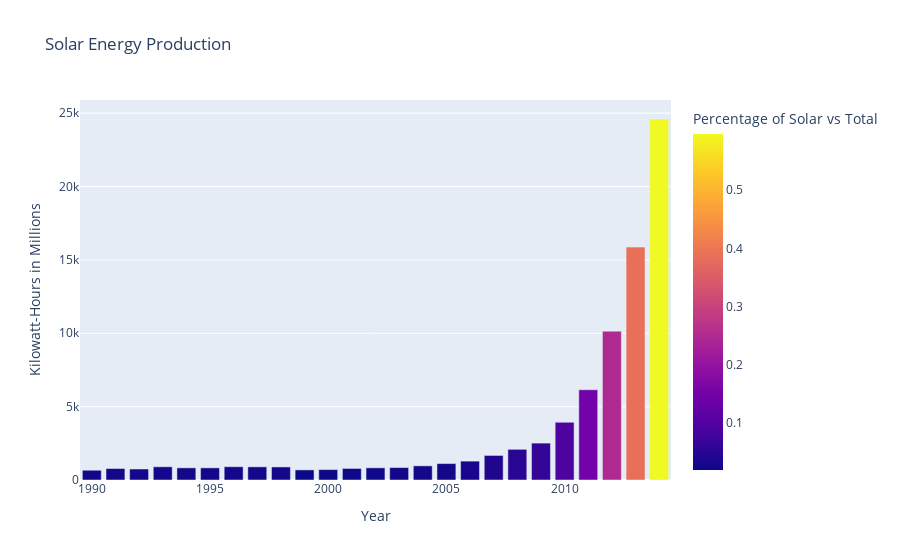

Notebook cell for this chart:
### Code cell
#Solar plotly

nat_bar_plotly(sol_results, 'sol_as_per', 'Solar', 'Solar')

### Figure 1 — Plotly figure (JSON) as saved in the notebook; plotly's stock layout.template omitted (floating-point values rounded to 4 significant figures)
{"data": [{"alignmentgroup": "True", "customdata": [[0.5968], [0.3877], [0.2488], [0.1488], [0.09463], [0.06319], [0.05036], [0.03992], [0.03141], [0.0274], [0.02409], [0.02164], [0.02132], [0.02101], [0.01858], [0.01872], [0.02469], [0.02576], [0.02615], [0.02455], [0.02533], [0.02806], [0.02418], [0.02535], [0.02198]], "hoverlabel": {"namelength": 0}, "hovertemplate": "Year=%{x}<br>Kilowatt-Hours in Millions=%{y}<br>Percentage of Solar vs Total=%{marker.color}", "legendgroup": "", "marker": {"color": [0.5968, 0.3877, 0.2488, 0.1488, 0.09463, 0.06319, 0.05036, 0.03992, 0.03141, 0.0274, 0.02409, 0.02164, 0.02132, 0.02101, 0.01858, 0.01872, 0.02469, 0.02576, 0.02615, 0.02455, 0.02533, 0.02806, 0.02418, 0.02535, 0.02198], "coloraxis": "coloraxis"}, "name": "", "offsetgroup": "", "orientation": "v", "showlegend": false, "textposition": "auto", "type": "bar", "x": [2014, 2013, 2012, 2011, 2010, 2009, 2008, 2007, 2006, 2005, 2004, 2003, 2002, 2001, 2000, 1999, 1998, 1997, 1996, 1995, 1994, 1993, 1992, 1991, 1990], "xaxis": "x", "y": [24603, 15872, 10145, 6153, 3934, 2514, 2091, 1673, 1287, 1120, 965, 848, 830, 785, 709, 689, 890, 897, 906, 828, 828, 901, 749, 782, 666], "yaxis": "y"}], "layout": {"barmode": "relative", "coloraxis": {"colorbar": {"title": {"text": "Percentage of Solar vs Total"}}, "colorscale": [[0, "#0d0887"], [0.1111, "#46039f"], [0.2222, "#7201a8"], [0.3333, "#9c179e"], [0.4444, "#bd3786"], [0.5556, "#d8576b"], [0.6667, "#ed7953"], [0.7778, "#fb9f3a"], [0.8889, "#fdca26"], [1, "#f0f921"]]}, "legend": {"tracegroupgap": 0}, "title": {"text": "Solar Energy Production"}, "xaxis": {"anchor": "y", "domain": [0, 1], "title": {"text": "Year"}}, "yaxis": {"anchor": "x", "domain": [0, 1], "title": {"text": "Kilowatt-Hours in Millions"}}}}
